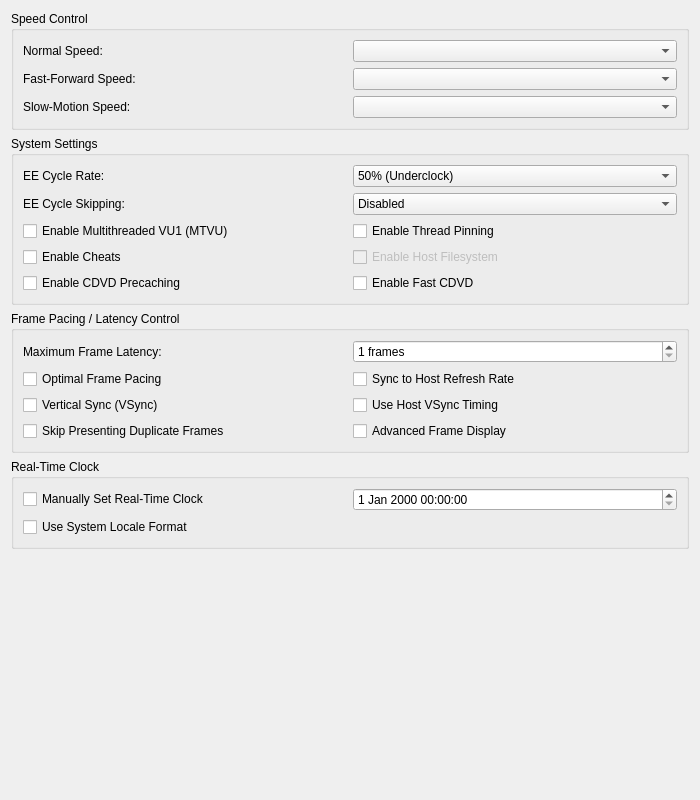
<?xml version="1.0" encoding="UTF-8"?>
<ui version="4.0">
 <class>EmulationSettingsWidget</class>
 <widget class="QWidget" name="EmulationSettingsWidget">
  <property name="geometry">
   <rect>
    <x>0</x>
    <y>0</y>
    <width>700</width>
    <height>800</height>
   </rect>
  </property>
  <layout class="QVBoxLayout" name="verticalLayout">
   <item>
    <widget class="QGroupBox" name="speedGroup">
     <property name="title">
      <string>Speed Control</string>
     </property>
     <layout class="QGridLayout" name="gridLayout_3">
      <item row="2" column="0">
       <widget class="QLabel" name="label_6">
        <property name="text">
         <string>Slow-Motion Speed:</string>
        </property>
        <property name="buddy">
         <cstring>slowMotionSpeed</cstring>
        </property>
       </widget>
      </item>
      <item row="1" column="1">
       <widget class="QComboBox" name="fastForwardSpeed"/>
      </item>
      <item row="2" column="1">
       <widget class="QComboBox" name="slowMotionSpeed"/>
      </item>
      <item row="0" column="0">
       <widget class="QLabel" name="label_4">
        <property name="text">
         <string>Normal Speed:</string>
        </property>
        <property name="buddy">
         <cstring>normalSpeed</cstring>
        </property>
       </widget>
      </item>
      <item row="1" column="0">
       <widget class="QLabel" name="label_5">
        <property name="text">
         <string>Fast-Forward Speed:</string>
        </property>
        <property name="buddy">
         <cstring>fastForwardSpeed</cstring>
        </property>
       </widget>
      </item>
      <item row="0" column="1">
       <widget class="QComboBox" name="normalSpeed"/>
      </item>
     </layout>
    </widget>
   </item>
   <item>
    <widget class="QGroupBox" name="systemSettingsGroup">
     <property name="title">
      <string>System Settings</string>
     </property>
     <layout class="QGridLayout" name="gridLayout_5">
      <item row="0" column="1">
       <widget class="QComboBox" name="eeCycleRate">
        <item>
         <property name="text">
          <string>50% (Underclock)</string>
         </property>
        </item>
        <item>
         <property name="text">
          <string>60% (Underclock)</string>
         </property>
        </item>
        <item>
         <property name="text">
          <string>75% (Underclock)</string>
         </property>
        </item>
        <item>
         <property name="text">
          <string>100% (Normal Speed)</string>
         </property>
        </item>
        <item>
         <property name="text">
          <string>130% (Overclock)</string>
         </property>
        </item>
        <item>
         <property name="text">
          <string>180% (Overclock)</string>
         </property>
        </item>
        <item>
         <property name="text">
          <string>300% (Overclock)</string>
         </property>
        </item>
       </widget>
      </item>
      <item row="1" column="1">
       <widget class="QComboBox" name="eeCycleSkipping">
        <item>
         <property name="text">
          <string>Disabled</string>
         </property>
        </item>
        <item>
         <property name="text">
          <string>Mild Underclock</string>
         </property>
        </item>
        <item>
         <property name="text">
          <string>Moderate Underclock</string>
         </property>
        </item>
        <item>
         <property name="text">
          <string>Maximum Underclock</string>
         </property>
        </item>
       </widget>
      </item>
      <item row="2" column="0" colspan="2">
       <layout class="QGridLayout" name="systemSettingsLayout">
        <item row="1" column="0">
         <widget class="QCheckBox" name="cheats">
          <property name="text">
           <string>Enable Cheats</string>
          </property>
         </widget>
        </item>
        <item row="0" column="0">
         <widget class="QCheckBox" name="MTVU">
          <property name="text">
           <string>Enable Multithreaded VU1 (MTVU)</string>
          </property>
         </widget>
        </item>
        <item row="1" column="1">
         <widget class="QCheckBox" name="hostFilesystem">
          <property name="enabled">
           <bool>false</bool>
          </property>
          <property name="text">
           <string>Enable Host Filesystem</string>
          </property>
         </widget>
        </item>
        <item row="2" column="1">
         <widget class="QCheckBox" name="fastCDVD">
          <property name="text">
           <string>Enable Fast CDVD</string>
          </property>
         </widget>
        </item>
        <item row="2" column="0">
         <widget class="QCheckBox" name="precacheCDVD">
          <property name="text">
           <string>Enable CDVD Precaching</string>
          </property>
         </widget>
        </item>
        <item row="0" column="1">
         <widget class="QCheckBox" name="threadPinning">
          <property name="text">
           <string>Enable Thread Pinning</string>
          </property>
         </widget>
        </item>
       </layout>
      </item>
      <item row="0" column="0">
       <widget class="QLabel" name="label_9">
        <property name="text">
         <string>EE Cycle Rate:</string>
        </property>
        <property name="buddy">
         <cstring>eeCycleRate</cstring>
        </property>
       </widget>
      </item>
      <item row="1" column="0">
       <widget class="QLabel" name="label_10">
        <property name="text">
         <string>EE Cycle Skipping:</string>
        </property>
        <property name="buddy">
         <cstring>eeCycleSkipping</cstring>
        </property>
       </widget>
      </item>
     </layout>
    </widget>
   </item>
   <item>
    <widget class="QGroupBox" name="pacingGroup">
     <property name="title">
      <string>Frame Pacing / Latency Control</string>
     </property>
     <layout class="QGridLayout" name="gridLayout_2">
      <item row="1" column="1">
       <widget class="QSpinBox" name="maxFrameLatency">
        <property name="suffix">
         <string extracomment="This string will appear next to the amount of frames selected, in a dropdown box."> frames</string>
        </property>
        <property name="minimum">
         <number>1</number>
        </property>
        <property name="maximum">
         <number>5</number>
        </property>
       </widget>
      </item>
      <item row="1" column="0">
       <widget class="QLabel" name="label_2">
        <property name="text">
         <string>Maximum Frame Latency:</string>
        </property>
        <property name="buddy">
         <cstring>maxFrameLatency</cstring>
        </property>
       </widget>
      </item>
      <item row="3" column="0" colspan="2">
       <layout class="QGridLayout" name="basicCheckboxGridLayout">
        <item row="0" column="1">
         <widget class="QCheckBox" name="syncToHostRefreshRate">
          <property name="text">
           <string>Sync to Host Refresh Rate</string>
          </property>
         </widget>
        </item>
        <item row="1" column="0">
         <widget class="QCheckBox" name="vsync">
          <property name="text">
           <string>Vertical Sync (VSync)</string>
          </property>
         </widget>
        </item>
        <item row="0" column="0">
         <widget class="QCheckBox" name="optimalFramePacing">
          <property name="text">
           <string>Optimal Frame Pacing</string>
          </property>
         </widget>
        </item>
        <item row="1" column="1">
         <widget class="QCheckBox" name="useVSyncForTiming">
          <property name="text">
           <string>Use Host VSync Timing</string>
          </property>
         </widget>
        </item>
        <item row="2" column="0">
         <widget class="QCheckBox" name="skipPresentingDuplicateFrames">
          <property name="text">
           <string>Skip Presenting Duplicate Frames</string>
          </property>
         </widget>
        </item>
        <item row="2" column="1">
         <widget class="QCheckBox" name="advancedFrameDisplay">
          <property name="text">
           <string>Advanced Frame Display</string>
          </property>
         </widget>
        </item>
       </layout>
      </item>
     </layout>
    </widget>
   </item>
   <item>
    <widget class="QGroupBox" name="rtcGroup">
     <property name="title">
      <string>Real-Time Clock</string>
     </property>
     <layout class="QGridLayout" name="gridLayoutRTC">
      <item row="0" column="0">
       <widget class="QCheckBox" name="manuallySetRealTimeClock">
        <property name="text">
         <string>Manually Set Real-Time Clock</string>
        </property>
       </widget>
      </item>
      <item row="0" column="1">
       <widget class="QDateTimeEdit" name="rtcDateTime"/>
      </item>
      <item row="1" column="0">
       <widget class="QCheckBox" name="rtcUseSystemLocaleFormat">
        <property name="text">
         <string>Use System Locale Format</string>
        </property>
       </widget>
      </item>
     </layout>
    </widget>
   </item>
   <item>
    <spacer name="verticalSpacer">
     <property name="orientation">
      <enum>Qt::Orientation::Vertical</enum>
     </property>
     <property name="sizeHint" stdset="0">
      <size>
       <width>20</width>
       <height>0</height>
      </size>
     </property>
    </spacer>
   </item>
  </layout>
 </widget>
 <tabstops>
  <tabstop>normalSpeed</tabstop>
  <tabstop>fastForwardSpeed</tabstop>
  <tabstop>slowMotionSpeed</tabstop>
  <tabstop>eeCycleRate</tabstop>
  <tabstop>eeCycleSkipping</tabstop>
  <tabstop>MTVU</tabstop>
  <tabstop>threadPinning</tabstop>
  <tabstop>cheats</tabstop>
  <tabstop>hostFilesystem</tabstop>
  <tabstop>precacheCDVD</tabstop>
  <tabstop>fastCDVD</tabstop>
  <tabstop>maxFrameLatency</tabstop>
  <tabstop>optimalFramePacing</tabstop>
  <tabstop>syncToHostRefreshRate</tabstop>
  <tabstop>vsync</tabstop>
  <tabstop>useVSyncForTiming</tabstop>
  <tabstop>skipPresentingDuplicateFrames</tabstop>
  <tabstop>manuallySetRealTimeClock</tabstop>
  <tabstop>rtcDateTime</tabstop>
 </tabstops>
 <resources>
  <include location="../resources/resources.qrc"/>
 </resources>
 <connections/>
</ui>
